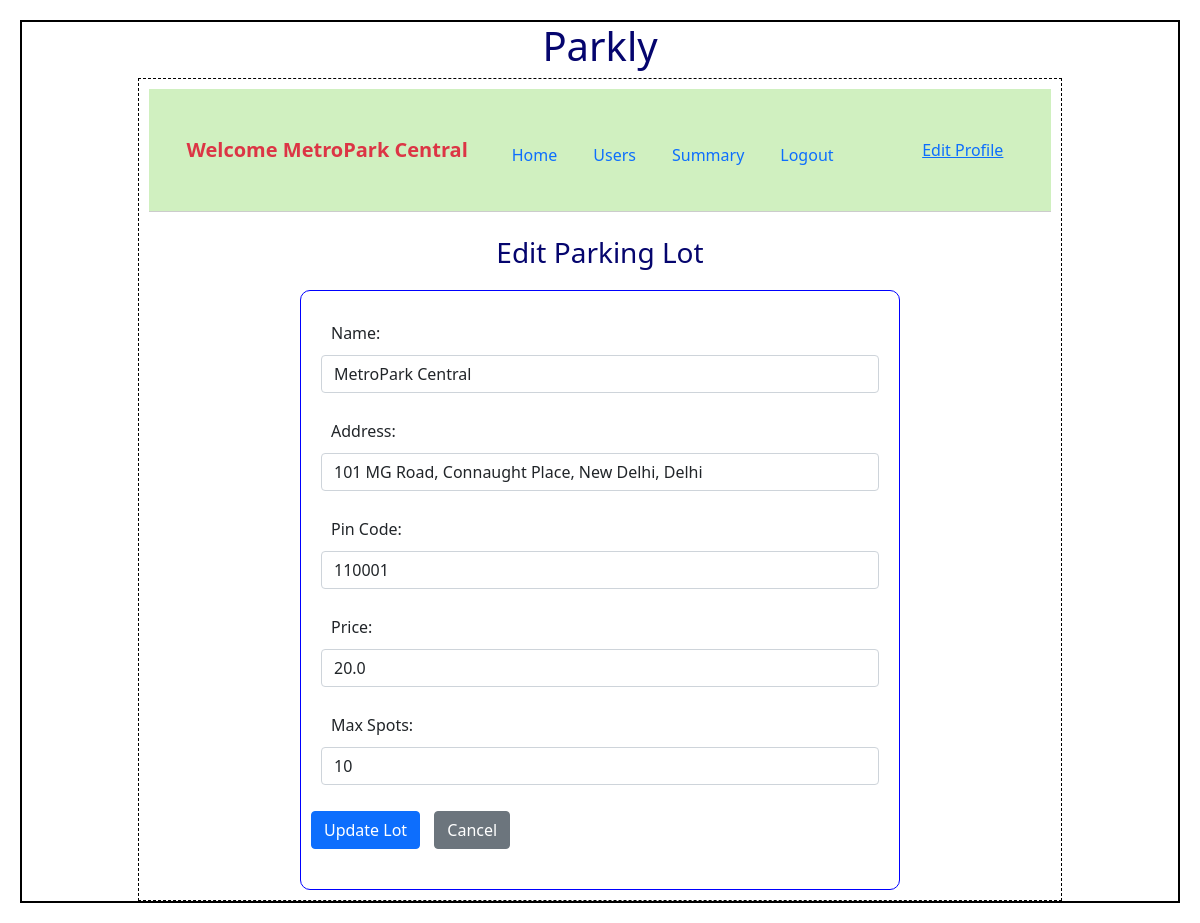
The app's page /edit_parking_lot/4/MetroPark Central with its own data.
### backend/models.py (models this page shows)
class Parking_lot(db.Model):
    __tablename__="parking_lot"
    id=db.Column(db.Integer,primary_key=True)
    name=db.Column(db.String,nullable=False)
    address=db.Column(db.String,nullable=False)
    pin_code=db.Column(db.Integer,nullable=False)
    price=db.Column(db.Float,default=0.0)
    max_spots=db.Column(db.Integer,nullable=False)
    spots=db.relationship("Parking_spot",cascade="all,delete",backref="parking_lot",lazy=True) # parking lot can access it's all spots
    reservations=db.relationship("Reservation",cascade="all,delete",backref="parking_lot",lazy=True) # parking lot can access it's all reservation

### backend/controllers.py (the view, shortened to what this page needs)
@app.route("/edit_parking_lot/<int:lot_id>/<name>", methods=["GET", "POST"])
def edit_parking_lot(lot_id, name):
    lot = Parking_lot.query.get_or_404(lot_id)
    return render_template("edit_parking_lot.html", lot=lot, name=name)

### templates/edit_parking_lot.html
{% extends "admin_layout.html" %}
{% block content %}
<div class="container mt-4">
    <h3 class="center">Edit Parking Lot</h3>
    <form method="POST">
      <div class="input_form">
        <div class="mb-3">
            <label>Name:</label>
            <input type="text" name="name" class="form-control" value="{{ lot.name }}" required>
        </div>
        <div class="mb-3">
            <label>Address:</label>
            <input type="text" name="address" class="form-control" value="{{ lot.address }}" required>
        </div>
        <div class="mb-3">
            <label>Pin Code:</label>
            <input type="number" name="pin_code" class="form-control" value="{{ lot.pin_code }}" required>
        </div>
        <div class="mb-3">
            <label>Price:</label>
            <input type="number" step="0.01" name="price" class="form-control" value="{{ lot.price }}" required>
        </div>
        <div class="mb-3">
            <label>Max Spots:</label>
            <input type="number" name="max_spots" class="form-control" value="{{ lot.max_spots }}" required>
        </div>
        <button type="submit" class="btn btn-primary">Update Lot</button>
        <a href="{{ url_for('admin_dashboard', name=name) }}" class="btn btn-secondary">Cancel</a>
      </div>
    </form>
</div>
{% endblock %}

### templates/admin_layout.html (shortened to what this page needs)
<!DOCTYPE html>
<html>
    <head>
        <link rel="stylesheet" href="/static/styles/main.css">
        <link href="https://cdn.jsdelivr.net/npm/bootstrap@5.0.2/dist/css/bootstrap.min.css" rel="stylesheet">
    </head>
    <body>
        <div class="my_container">
           <div class="center"><h1>Parkly</h1></div>
            <div class="my_panel">
                <nav class="navbar navbar-expand-lg navbar-custom p-3">
                    <div class="container-fluid">
                      <span class="navbar-brand fw-bold text-danger">Welcome {{name}}</span>
                      <div class="navbar-nav">
                        <a class="nav-link" href="{{ url_for('admin_dashboard', name=name) }}">Home</a>
                        <a class="nav-link" href="{{ url_for('admin_users', name=name) }}">Users</a>
                        <a class="nav-link" href="{{ url_for('admin_summary', name=name) }}">Summary</a>
                        <a class="nav-link" href="{{ url_for('signin') }}">Logout</a>
                      </div>
                      <div class="ms-auto">
                        <a href="{{ url_for('edit_profile', name=name) }}" class="text-primary">Edit Profile</a>
                      </div>
                    </div>
                </nav>
                {% block content %}{% endblock %}
            </div>
        </div>
    </body>
</html>

### static/styles/main.css (style rules this page uses)
* { margin:10px; }
.my_container { border: 2px solid black; }
.my_panel { width: 80%; margin: auto; height: auto; border: 1px dashed black; }
.input_form { border: 1px solid blue; width: 600px; height: 600px; margin: auto; margin-top: 20px; padding: 10px; border-radius: 10px; font-size: 16px; text-align: justify; }
.center { text-align: center; margin: auto; color: rgb(5, 5, 110); }
.navbar-custom { background-color: #d0f0c0; }
body { font-family: Arial, sans-serif; }
.navbar-custom { background-color: #d0f0c0; border-bottom: 1px solid #ccc; }

### records on screen
Parking_lot: name "MetroPark Central", address "101 MG Road, Connaught Place, New Delhi, Delhi", pin_code "110001", price "20.0", max_spots "10"
